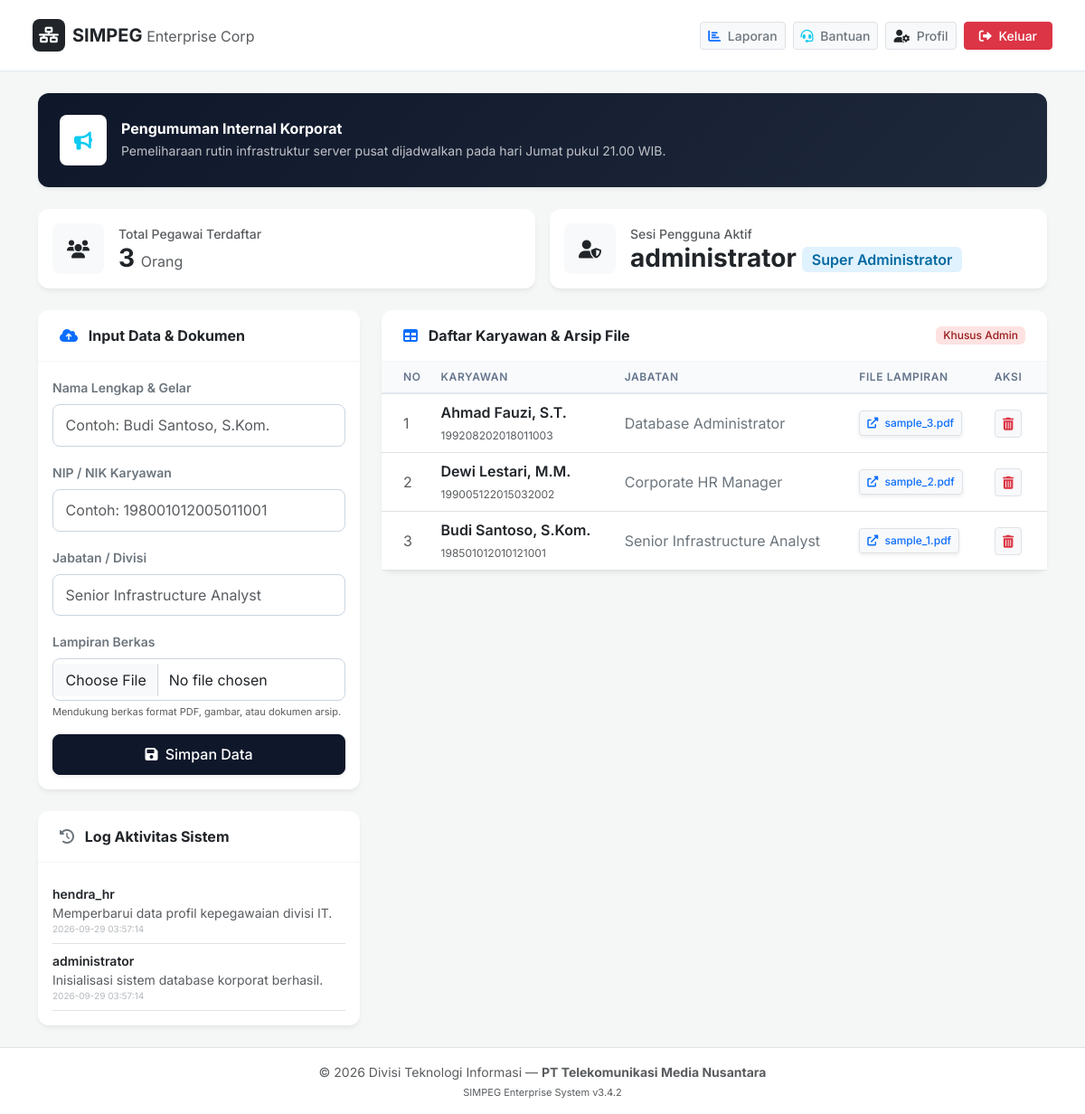
/index.php (signed in), run on the app's committed database.
### tables this page shows
CREATE TABLE IF NOT EXISTS activity_logs (
    id INT AUTO_INCREMENT PRIMARY KEY,
    username VARCHAR(50) NOT NULL,
    activity TEXT NOT NULL,
    created_at TIMESTAMP DEFAULT CURRENT_TIMESTAMP
);

CREATE TABLE IF NOT EXISTS pegawai (
    id INT AUTO_INCREMENT PRIMARY KEY,
    nama VARCHAR(100) NOT NULL,
    nip VARCHAR(50) NOT NULL,
    jabatan VARCHAR(100) NOT NULL,
    foto VARCHAR(255) DEFAULT NULL,
    created_at TIMESTAMP DEFAULT CURRENT_TIMESTAMP
);

### src/index.php (the view, shortened to what this page needs)
<?php
include 'config.php';
$is_admin = isset($_SESSION['role']) && strpos(strtolower($_SESSION['role']), 'admin') !== false;
$result = null;
$logs_result = null;
if ($is_admin) {
    $result = $conn->query("SELECT * FROM pegawai ORDER BY id DESC");
    $logs_result = $conn->query("SELECT * FROM activity_logs ORDER BY id DESC LIMIT 5");
}
$total_pegawai = $conn->query("SELECT COUNT(*) as total FROM pegawai")->fetch_assoc()['total'];
?>
<!DOCTYPE html>
<html lang="id">
<head>
    <link href="https://cdn.jsdelivr.net/npm/bootstrap@5.3.0/dist/css/bootstrap.min.css" rel="stylesheet">
    <link href="https://cdnjs.cloudflare.com/ajax/libs/font-awesome/6.0.0/css/all.min.css" rel="stylesheet">
</head>
<body class="d-flex flex-column min-vh-100">
    <nav class="navbar navbar-expand-lg navbar-custom px-4 py-3 sticky-top">
        <div class="container-fluid">
            <a class="navbar-brand fw-bold text-dark d-flex align-items-center" href="index.php">
                <div class="bg-dark text-white rounded-3 p-2 me-2 d-flex align-items-center justify-content-center" style="width: 36px; height: 36px;">
                    <i class="fas fa-network-wired fa-sm"></i>
                </div>
                <span>SIMPEG <span class="text-muted fw-normal fs-6">Enterprise Corp</span></span>
            </a>
            <div class="ms-auto d-flex align-items-center gap-2">
                <a href="report.php" class="btn btn-sm btn-light border text-secondary fw-medium"><i class="fas fa-chart-bar me-1 text-primary"></i> Laporan</a>
                <a href="helpdesk.php" class="btn btn-sm btn-light border text-secondary fw-medium"><i class="fas fa-headset me-1 text-info"></i> Bantuan</a>
                <a href="profile.php?id=<?= $_SESSION['user_id']; ?>" class="btn btn-sm btn-light border text-secondary fw-medium"><i class="fas fa-user-cog me-1 text-dark"></i> Profil</a>
                <a href="logout.php" class="btn btn-sm btn-danger fw-medium px-3"><i class="fas fa-sign-out-alt me-1"></i> Keluar</a>
            </div>
        </div>
    </nav>
    <div class="container my-4 flex-grow-1">
        <div class="alert alert-announcement shadow-sm p-4 mb-4 border-0 d-flex align-items-center justify-content-between" role="alert">
            <div class="d-flex align-items-center">
                <div class="bg-white bg-opacity-15 p-3 rounded-3 me-3 text-info">
                    <i class="fas fa-bullhorn fa-lg"></i>
                </div>
                <div>
                    <h6 class="fw-bold mb-1">Pengumuman Internal Korporat</h6>
                    <p class="mb-0 small text-light opacity-75">Pemeliharaan rutin infrastruktur server pusat dijadwalkan pada hari Jumat pukul 21.00 WIB.</p>
                </div>
            </div>
        </div>
        <div class="row g-3 mb-4">
            <div class="col-md-6">
                <div class="card p-3 bg-white">
                    <div class="d-flex align-items-center">
                        <div class="bg-light text-dark p-3 rounded-3 me-3">
                            <i class="fas fa-users fa-lg"></i>
                        </div>
                        <div>
                            <span class="text-muted small d-block fw-medium">Total Pegawai Terdaftar</span>
                            <h3 class="fw-bold mb-0 text-dark"><?= $total_pegawai; ?> <span class="fs-6 fw-normal text-muted">Orang</span></h3>
                        </div>
                    </div>
                </div>
            </div>
            <div class="col-md-6">
                <div class="card p-3 bg-white">
                    <div class="d-flex align-items-center">
                        <div class="bg-light text-dark p-3 rounded-3 me-3">
                            <i class="fas fa-user-shield fa-lg"></i>
                        </div>
                        <div>
                            <span class="text-muted small d-block fw-medium">Sesi Pengguna Aktif</span>
                            <h3 class="fw-bold mb-0 text-dark"><?= htmlspecialchars($_SESSION['username']); ?>
                                <span class="badge badge-soft-primary fs-6 align-middle fw-semibold"><?= htmlspecialchars($_SESSION['role'] ?? 'Operator'); ?></span>
                            </h3>
                        </div>
                    </div>
                </div>
            </div>
        </div>
        <div class="row g-4">
            <div class="col-lg-4">
                <div class="card bg-white">
                    <div class="card-header bg-transparent py-3">
                        <span class="fw-bold text-dark"><i class="fas fa-cloud-upload-alt text-primary me-2"></i> Input Data & Dokumen</span>
                    </div>
                    <div class="card-body">
                        <form action="" method="POST" enctype="multipart/form-data">
                            <div class="mb-3">
                                <label class="form-label small fw-semibold text-secondary">Nama Lengkap & Gelar</label>
                                <input type="text" name="nama" class="form-control" placeholder="Contoh: Budi Santoso, S.Kom." pattern="[A-Za-z\s\.\']+" title="Nama hanya boleh berisi huruf, spasi, dan titik." required>
                            </div>
                            <div class="mb-3">
                                <label class="form-label small fw-semibold text-secondary">NIP / NIK Karyawan</label>
                                <input type="text" name="nip" class="form-control" placeholder="Contoh: 198001012005011001" pattern="[0-9]+" title="Kolom harus berupa angka saja." required>
                            </div>
                            <div class="mb-3">
                                <label class="form-label small fw-semibold text-secondary">Jabatan / Divisi</label>
                                <input type="text" name="jabatan" class="form-control" placeholder="Senior Infrastructure Analyst" required>
                            </div>
                            <div class="mb-3">
                                <label class="form-label small fw-semibold text-secondary">Lampiran Berkas</label>
                                <input type="file" name="foto" class="form-control" required>
                                <div class="form-text text-muted" style="font-size: 11px;">Mendukung berkas format PDF, gambar, atau dokumen arsip.</div>
                            </div>
                            <button type="submit" name="submit" class="btn btn-primary w-100 shadow-sm">
                                <i class="fas fa-save me-1"></i> Simpan Data
                            </button>
                        </form>
                    </div>
                </div>
                <?php if ($is_admin): ?>
                <div class="card bg-white mt-4">
                    <div class="card-header bg-transparent py-3">
                        <span class="fw-bold text-dark"><i class="fas fa-history text-secondary me-2"></i> Log Aktivitas Sistem</span>
                    </div>
                    <div class="card-body p-3">
                        <div class="list-group list-group-flush small">
                            <?php while($log = $logs_result->fetch_assoc()): ?>
                                <div class="list-group-item px-0 py-2 border-bottom">
                                    <div class="fw-semibold text-dark"><?= htmlspecialchars($log['username']); ?></div>
                                    <div class="text-muted text-truncate"><?= htmlspecialchars($log['activity']); ?></div>
                                    <div class="text-secondary opacity-50" style="font-size: 10px;"><?= $log['created_at']; ?></div>
                                </div>
                            <?php endwhile; ?>
                        </div>
                    </div>
                </div>
                <?php endif; ?>
            </div>
            <div class="col-lg-8">
                <div class="card bg-white">
                    <div class="card-header bg-transparent py-3 d-flex justify-content-between align-items-center">
                        <span class="fw-bold text-dark"><i class="fas fa-table text-primary me-2"></i> Daftar Karyawan & Arsip File</span>
                        <span class="badge badge-soft-danger px-2 py-1 fw-medium">Khusus Admin</span>
                    </div>
                    <div class="card-body p-0">
                        <?php if ($is_admin): ?>
                            <div class="table-responsive">
                                <table class="table table-hover align-middle mb-0 table-custom">
                                    <thead>
                                        <tr>
                                            <th class="ps-4">No</th>
                                            <th>Karyawan</th>
                                            <th>Jabatan</th>
                                            <th>File Lampiran</th>
                                            <th class="text-center pe-4">Aksi</th>
                                        </tr>
                                    </thead>
                                    <tbody>
                                        <?php $no = 1; while($row = $result->fetch_assoc()): ?>
                                        <tr>
                                            <td class="ps-4 text-muted"><?= $no++; ?></td>
                                            <td>
                                                <span class="fw-semibold text-dark d-block"><?= htmlspecialchars($row['nama']); ?></span>
                                                <span class="text-muted" style="font-size: 12px;"><?= htmlspecialchars($row['nip']); ?></span>
                                            </td>
                                            <td class="text-secondary"><?= htmlspecialchars($row['jabatan']); ?></td>
                                            <td>
                                                <?php if($row['foto']): ?>
                                                    <a href="uploads/<?= $row['foto']; ?>" target="_blank" class="btn btn-sm btn-light border text-primary fw-medium px-2 py-1 shadow-sm" style="font-size: 12px;">
                                                        <i class="fas fa-external-link-alt me-1"></i> <?= $row['foto']; ?>
                                                    </a>
                                                <?php endif; ?>
                                            </td>
                                            <td class="text-center pe-4">
                                                <a href="?hapus=<?= $row['id']; ?>" class="btn btn-sm btn-light border text-danger px-2 py-1" onclick="return confirm('Hapus data arsip ini secara permanen?')" title="Hapus Data">
                                                    <i class="fas fa-trash-alt"></i>
                                                </a>
                                            </td>
                                        </tr>
                                        <?php endwhile; ?>
                                    </tbody>
                                </table>
                            </div>
                        <?php endif; ?>
                    </div>
                </div>
            </div>
        </div>
    </div>
    <footer class="bg-white text-center py-3 mt-auto border-top">
        <div class="container small text-muted">
            <p class="mb-1">© 2026 Divisi Teknologi Informasi — <strong>PT Telekomunikasi Media Nusantara</strong></p>
            <p class="mb-0" style="font-size: 11px;">SIMPEG Enterprise System v3.4.2</p>
        </div>
    </footer>
</body>
</html>

### src/index.php (style rules this page uses)
body { font-family: 'Inter', sans-serif; background-color: #f4f7f6; color: #334155; }
.navbar-custom { background: #ffffff; border-bottom: 1px solid #e2e8f0; }
.card { border: none; border-radius: 12px; box-shadow: 0 4px 6px -1px rgba(0, 0, 0, 0.05), 0 2px 4px -1px rgba(0, 0, 0, 0.03); }
.card-header { background-color: transparent; border-bottom: 1px solid #f1f5f9; font-weight: 600; padding: 1.25rem 1.5rem; }
.btn-primary { background-color: #0f172a; border-color: #0f172a; border-radius: 8px; padding: 0.6rem 1rem; font-weight: 500; }
.form-control, .form-select { border-radius: 8px; padding: 0.65rem 0.85rem; border-color: #cbd5e1; }
.table-custom th { background-color: #f8fafc; color: #64748b; font-weight: 600; text-transform: uppercase; font-size: 0.75rem; letter-spacing: 0.05em; border-bottom: 2px solid #e2e8f0; }
.badge-soft-danger { background-color: #fee2e2; color: #991b1b; }
.badge-soft-primary { background-color: #e0f2fe; color: #0369a1; }
.alert-announcement { background: linear-gradient(135deg, #0f172a 0%, #1e293b 100%); color: white; border-radius: 12px; }

### data on the page
activity_logs: username "hendra_hr", activity "Memperbarui data profil kepegawaian divisi IT.", created_at "2026-09-29 03:57:14"
activity_logs: username "administrator", activity "Inisialisasi sistem database korporat berhasil.", created_at "2026-09-29 03:57:14"
pegawai: nama "Ahmad Fauzi, S.T.", nip "199208202018011003", jabatan "Database Administrator", foto "sample_3.pdf"
pegawai: nama "Dewi Lestari, M.M.", nip "199005122015032002", jabatan "Corporate HR Manager", foto "sample_2.pdf"
pegawai: nama "Budi Santoso, S.Kom.", nip "198501012010121001", jabatan "Senior Infrastructure Analyst", foto "sample_1.pdf"

### other printed values
$total_pegawai "3"
$_SESSION['username'] "administrator"
$_SESSION['role'] "Super Administrator"
